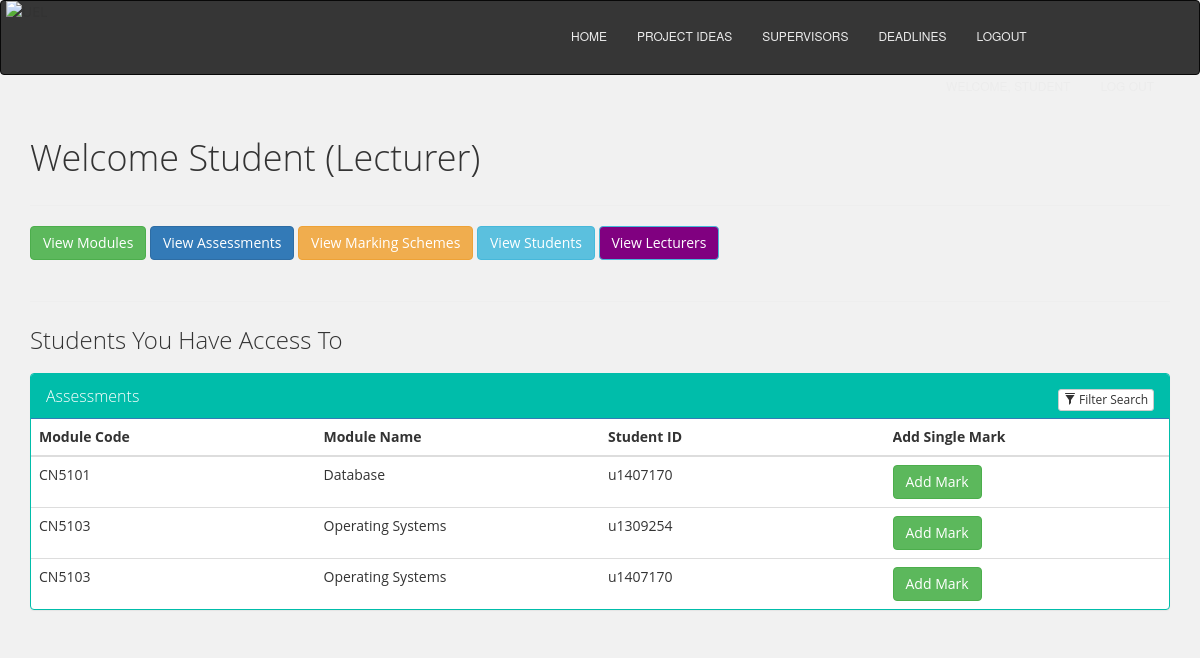
/home/lecturerHome.php (signed in), run on the app's committed database.
### tables this page shows
CREATE TABLE `users` (
  `id` varchar(8) NOT NULL,
  `name` varchar(25) NOT NULL,
  `surname` varchar(25) NOT NULL,
  `email` varchar(100) NOT NULL,
  `username` varchar(10) NOT NULL,
  `password` varchar(10) NOT NULL,
  `rank` varchar(15) NOT NULL,
  `level` int(1) NOT NULL
);

CREATE TABLE `lecturers` (
  `id` int(5) NOT NULL,
  `lecturer_id` varchar(9) NOT NULL,
  `student_id` varchar(9) NOT NULL,
  `module_code` varchar(9) NOT NULL,
  `module_name` varchar(50) NOT NULL
);

### home/lecturerHome.php (the view, shortened to what this page needs)
<!DOCTYPE html>
<html>
	<?php
		include "../includes/lecturer-navbar.php";
		include "../db_handler.php";
	?>
	<head>
		<link rel="stylesheet" href="https://maxcdn.bootstrapcdn.com/bootstrap/3.3.7/css/bootstrap.min.css">
		<link rel="stylesheet" href="css/style.css?<?php echo time(); ?> /">
		<link rel="stylesheet" href="css/style1.css?<?php echo time(); ?> /">
		<link rel="stylesheet" href="css/tile.css?<?php echo time(); ?> /">
	</head>
	<body>
		<div class="container">
			<div class="wrapper">
			<h1>Welcome
			<?php
				$user = $_SESSION['id'];
				$sql = "SELECT * FROM users WHERE username = '$user'";
				$result = mysqli_query($conn, $sql) or die(mysqli_error($conn));
		        while($row = mysqli_fetch_array($result)) {
		        	$name = $row['name'];
					echo " " . $name . " (Lecturer)";
				}
			?>
		</h1>
		<hr>
			<div>
				<button type="button" class="btn btn-success"><a href="../admin/view-modules.php">View Modules</a></button>
				<?php
					$leader = $_SESSION['id'];
                     $select = "SELECT id FROM users WHERE username = '$leader'";
                     $res = mysqli_query($conn, $select);
                     while($getting = mysqli_fetch_array($res))
                     {
                        $leaderid = $getting['id'];
                     }
                     $query = "
                          SELECT DISTINCT module_code, module_name, description, assessment1, assessment2, assessment3 FROM module WHERE module_leader = '$leaderid' ORDER BY module_code asc
                         ";
            	?>
				<button type="button" class="btn btn-primary"><a href="../admin/view-assessments.php">View Assessments</a></button>
				<button type="button" class="btn btn-warning"><a href="../admin/view-marking-schemes.php">View Marking Schemes</a></button>
				<button type="button" class="btn btn-info"><a href="../supervisor/view-students.php">View Students</a></button>
				<button type="button" class="btn btn-info" style="background-color: purple;"><a href="../admin/view-lecturers.php">View Lecturers</a></button>
			</div>
		<br>
		<hr>
			<div>
				<h3>Students You Have Access To</h3>
				<div class="panel panel-primary filterable" style="border-color: #00bdaa;">
	            <div class="panel-heading" style="background-color: #00bdaa;">
	                <h3 class="panel-title">Assessments</h3>
	                <div class="pull-right">
	                    <button class="btn btn-default btn-xs btn-filter"><span class="glyphicon glyphicon-filter"></span> Filter Search</button>
	                </div>
	            </div>
	            <table class="table">
	                <thead>
	                    <tr class="filters">
	                        <th><input type="text" class="form-control" placeholder="Module Code" disabled></th>
	                        <th><input type="text" class="form-control" placeholder="Module Name" disabled></th>
	                        <th><input type="text" class="form-control" placeholder="Student ID" disabled></th>
	                        <th><input type="text" class="form-control" placeholder="Add Single Mark" disabled></th>
	                    </tr>
	                </thead>
	                <tbody>
	                    <?php
	                        $conn = mysqli_connect('localhost', 'root', '', 'project');
	                        $output = '';
	                        if(isset($_POST["query"]))
	                        {
	                         $search = mysqli_real_escape_string($conn, $_POST["query"]);
	                         $query = "
	                          SELECT * FROM lecturers
	                          WHERE module_code LIKE '%".$search."%'
	                          OR module_name LIKE '%".$search."%'
	                          OR student_id LIKE '%".$search."%'
	                         ";
	                        }
	                        else
	                        {
	                         $query = "
	                          SELECT * FROM lecturers ORDER BY module_code asc
	                         ";
	                        }
	                        $result = mysqli_query($conn, $query);
	                        if(mysqli_num_rows($result) > 0)
	                        {
	                         while($row = mysqli_fetch_array($result))
	                         {
	                        	 $lid = $row["lecturer_id"];
		                          $output .= '
		                           <tr>
		                            <td>'.$row["module_code"].'</td>
		                            <td>'.$row["module_name"].'</td>
		                            <td>'.$row["student_id"].'</td>
		                            <td>
		                            	<button type="button" class="btn btn-success"><a href="../supervisor/add-single-mark.php?id=' . $lid . '">Add Mark</a></button>
		                            </td>
	                              </tr>
		                          ';
	                         }
	                         echo $output;
	                        }
	                    ?>
	                    </tbody>
	                </table>
	            </div>
			</div>
		</div>
	</body>
</html>

### css/style.css (style rules this page uses)
.container { position: relative; z-index: 1; max-width: px; margin: 0 auto; }
.container:before, .container:after { content: ""; display: block; clear: both; }
body { background: white; font-family: "Roboto", sans-serif; -webkit-font-smoothing: antialiased; -moz-osx-font-smoothing: grayscale; margin : 0; padding : 0; height: 100%; }

### css/style1.css (style rules this page uses)
body { font-family: 'Source Sans Pro', 'Helvetica Neue', Arial, sans-serif, Open Sans; font-size: 14px; line-height: 1.42857; height: 350px; padding: 0; margin: 0; background-color: #f1f1f1; }
div { display: block; }
.form-control { height: 50px; box-shadow: 0 1px 4px 0 rgba(0, 0, 0, 0.14); }

### css/tile.css (style rules this page uses)
body { font-family: "Open Sans", "Segoe UI", Frutiger, "Frutiger Linotype", "Dejavu Sans", "Helvetica Neue", Arial, sans-serif; font-size: 14px; line-height: 1.5em; font-weight: 400; }
p, span, a, ul, li, button { font-family: inherit; font-size: inherit; font-weight: inherit; line-height: inherit; }
h1, h2, h3, h4, h5, h6 { font-family: "Open Sans", "Segoe UI", Frutiger, "Frutiger Linotype", "Dejavu Sans", "Helvetica Neue", Arial, sans-serif; line-height: 1.5em; font-weight: 300; }

### includes/lecturer-navbar.php (style rules this page uses)
div { display: block; }

### home/lecturerHome.php (style rules this page uses)
a, a:hover, a:active, a:visited { color: white; }
.filterable { margin-top: 15px; }
.filterable .panel-heading .pull-right { margin-top: -20px; }
.filterable .filters input[disabled] { background-color: transparent; border: none; cursor: auto; box-shadow: none; padding: 0; height: auto; }

### data on the page
users: name "Student"
lecturers: module_code "CN5101", module_name "Database", student "u1407170"
lecturers: module_code "CN5103", module_name "Operating Systems", student "u1309254"
lecturers: module_code "CN5103", module_name "Operating Systems", student "u1407170"

### other printed values
$name "HOME"
$name "PROJECT IDEAS"
$name "SUPERVISORS"
$name "DEADLINES"
$name "LOGOUT"
